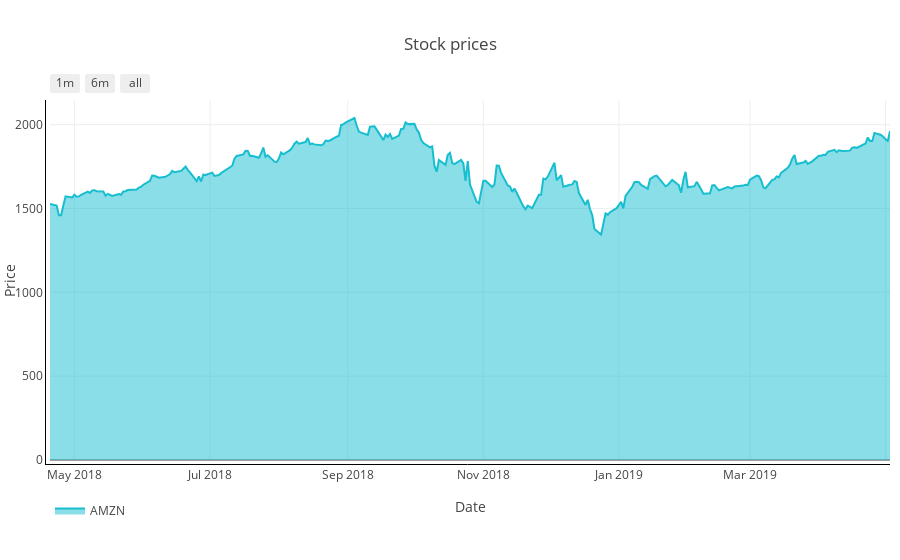

Notebook code for this chart:
### Markdown cell above
## Stock prices

You must intall jupyterlab/plotly-extension to show charts.

### Code cell
adj_close = portf_value['Adj Close']
plot_prices = plot_stock_prices(adj_close, symbol, output_type='nb')
iplot(plot_prices)

### Figure 1 — Plotly figure (JSON) as saved in the notebook; plotly's stock layout.template omitted (floating-point values rounded to 4 significant figures; data arrays with more than 128 entries replaced by an {"elided": "..."} marker saying what was removed)
{"data": [{"fill": "tonexty", "line": {"color": "#17BECF"}, "name": "AMZN", "opacity": 0.8, "type": "scatter", "uid": "d9be7f1f-65bd-4793-a9f9-450ebc87c8b3", "x": {"elided": "261 str values"}, "y": {"elided": "261 float values"}}], "layout": {"autosize": true, "legend": {"orientation": "h"}, "margin": {"b": 100, "l": 50, "pad": 4, "r": 10, "t": 100}, "showlegend": true, "title": {"text": "Stock prices"}, "xaxis": {"linecolor": "#000", "linewidth": 1, "range": ["2018-04-20", "2019-05-03"], "rangeselector": {"buttons": [{"count": 1, "label": "1m", "step": "month", "stepmode": "backward"}, {"count": 6, "label": "6m", "step": "month", "stepmode": "backward"}, {"step": "all"}]}, "title": {"text": "Date"}, "type": "date"}, "yaxis": {"autorange": true, "linecolor": "#000", "linewidth": 1, "range": [0, 2147.0], "title": {"text": "Price"}, "type": "linear"}}}
